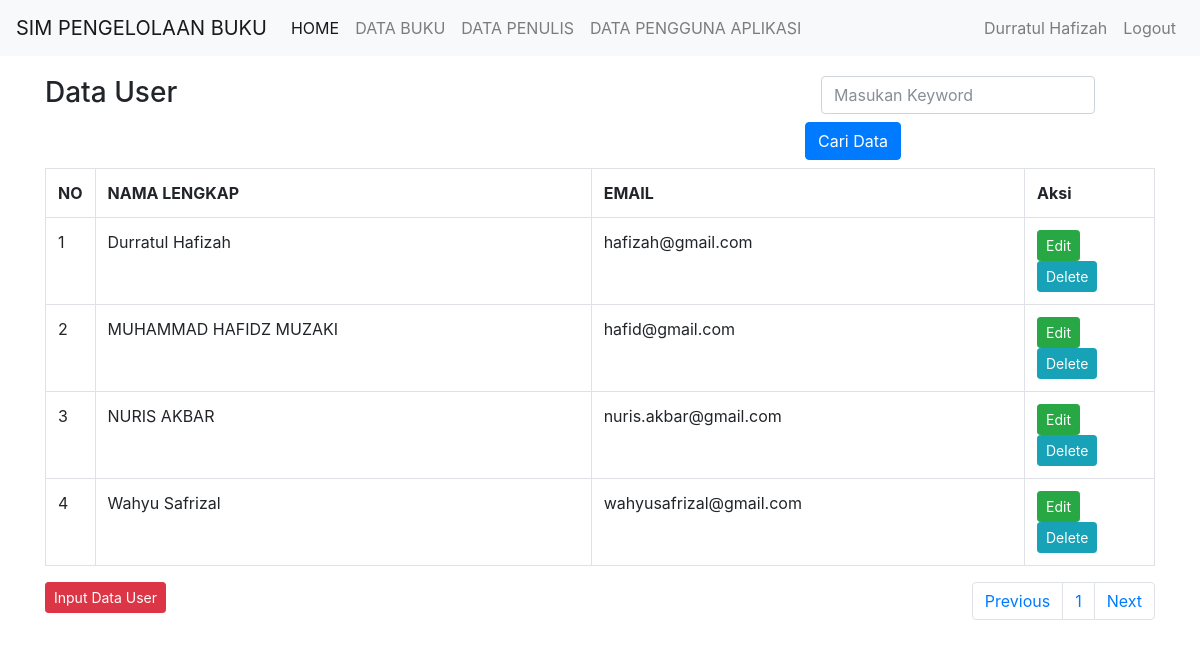
The page /user.php (signed in) on the database its author committed.
### tables this page shows
CREATE TABLE `user` (
  `id_user` int(11) NOT NULL,
  `nama_lengkap` varchar(30) NOT NULL,
  `email` varchar(30) NOT NULL,
  `password` varchar(255) NOT NULL
);

### user.php (the view, shortened to what this page needs)
<?php
include 'header.php';
?>
<div class="container">
    <div class="row">
        <div class="col-8">
            <h3>Data User</h3>
        </div>
        <div class="col-4">
            <form method="POST" class="form-inline" action="<?php echo $_SERVER['PHP_SELF'] ?>">
                <div class="form-group mx-sm-3 mb-2">
                    <input type="text" class="form-control" name="keyword" placeholder="Masukan Keyword">
                </div>
                <button name="pencarian" type="submit" class="btn btn-primary mb-2">Cari Data</button>
            </form>
        </div>
    </div>
    <div class="row">
        <div class="col-12">
            <table class="table table-bordered">
                <tr><th width="10px;">NO</th><th>NAMA LENGKAP</th><th>EMAIL</th><th width="130">Aksi</th></tr>
                <?php
                $batas = 6;
                $halaman = isset($_GET['hal']) ? $_GET['hal'] : 0;
                if (isset($_POST['pencarian'])) {
                    $keyword = $_POST['keyword'];
                    $sql = "SELECT * from user where nama_lengkap like '%$keyword%' order by nama_lengkap ASC limit $halaman,$batas";
                } else {
                    $sql = "SELECT * from user order by nama_lengkap ASC limit $halaman,$batas";
                }
                $buku = mysqli_query($konek, $sql);
                $no=1;
                while ($row = mysqli_fetch_array($buku)) {
                    echo "<tr>
                <td>$no</td>
                <td>$row[nama_lengkap]</td>
                <td>$row[email]</td>
                <td><a href='edit_user.php?id=$row[id_user]' class='btn btn-success btn-sm'>Edit</a>
                    <a href='delete_user.php?id=$row[id_user]' class='btn btn-info btn-sm'>Delete</a>
                </td>
                </tr>";
                    $no++;
                }
                ?>
            </table>
            <div class="float-right">
                <nav aria-label="Page navigation example">
                    <ul class="pagination">
                        <?php
                        if ((!isset($_GET['hal'])) or ($_GET['hal'] == 1)) {
                            $prev = 1;
                        } else {
                            $prev = $_GET['hal'] - 1;
                        }
                        ?>
                        <li class="page-item"><a class="page-link" href="index.php?hal=<?php echo $prev; ?>">Previous</a></li>
                        <?php
                        $sql2 = mysqli_query($konek, "SELECT * from user");
                        $jml_data = mysqli_num_rows($sql2);
                        $jml_halaman = ceil($jml_data / $batas);
                        for ($hal = 1; $hal <= $jml_halaman; $hal++) {
                            echo "<li class='page-item'><a class='page-link' href='index.php?hal=$hal'>$hal</a></li>";
                        }
                        ?>
                        <li class="page-item"><a class="page-link" href="index.php?hal=<?php echo $halaman + 1; ?>">Next</a></li>
                    </ul>
                </nav>
            </div>
            <a href="input_user.php" class="btn btn-danger btn-sm">Input Data User</a>
        </div>
    </div>
</div>
<?php
include 'footer.php';
?>

### header.php (style rules this page uses)
.container { margin-top: 20px; }

### rows shown on the page
user: nama_lengkap "Durratul Hafizah", email "hafizah@gmail.com"
user: nama_lengkap "MUHAMMAD HAFIDZ MUZAKI", email "hafid@gmail.com"
user: nama_lengkap "NURIS AKBAR", email "nuris.akbar@gmail.com"
user: nama_lengkap "Wahyu Safrizal", email "wahyusafrizal@gmail.com"

### other values the page prints
$_SESSION['nama_user'] "Durratul Hafizah"
